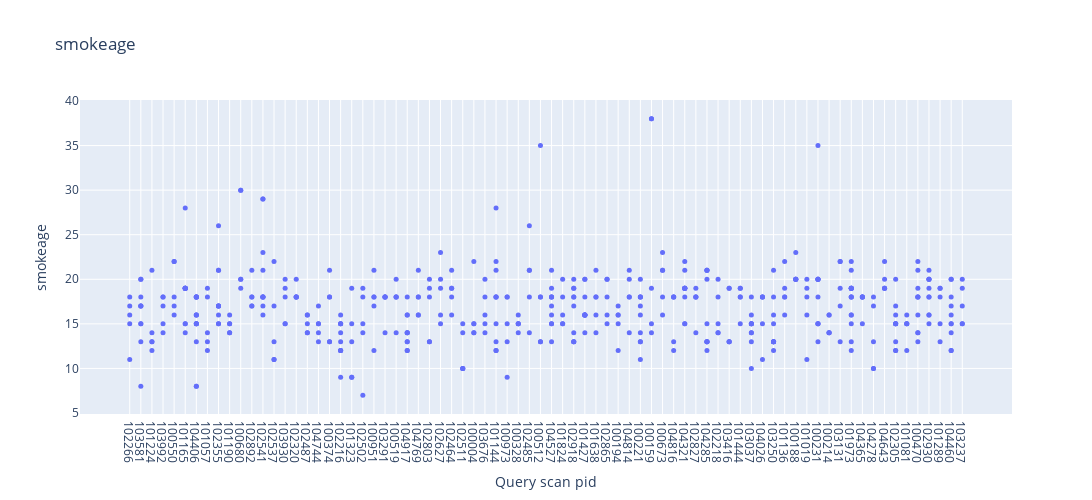

Source (notebook cell):
### Code cell
visualize.quantitative_(col="smokeage", 
                        pids=pids)
